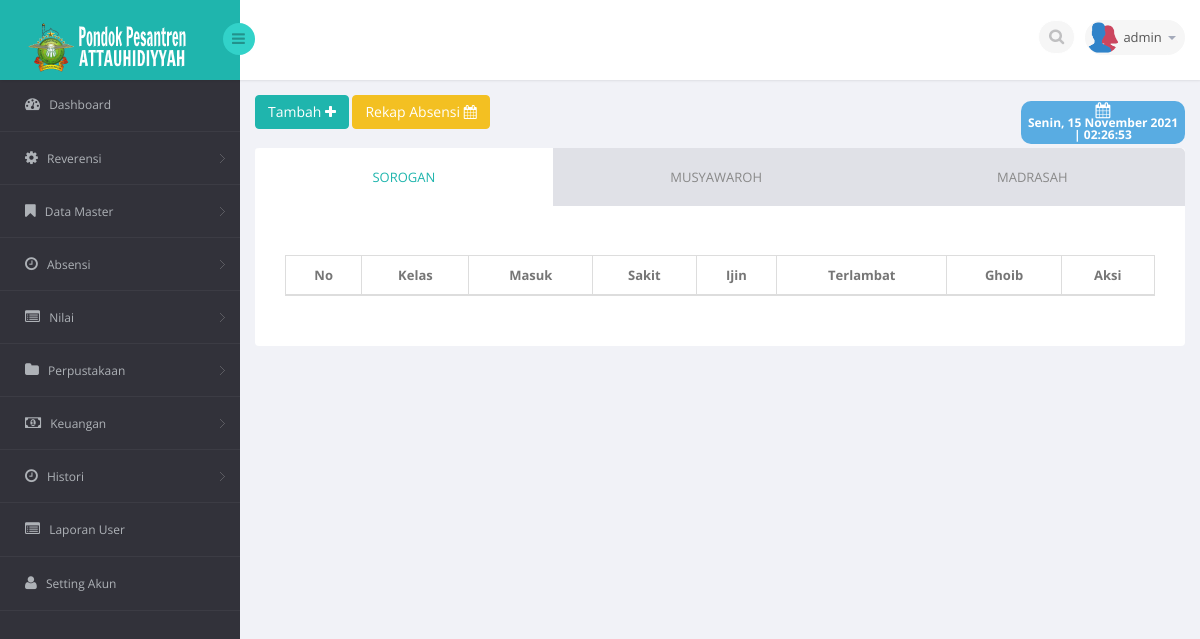
Page /med.php?mod=absensisiswa (signed in) on the committed database.
### tables this page shows
CREATE TABLE IF NOT EXISTS `user` (
`id` int(11) NOT NULL,
  `id_user` varchar(50) NOT NULL,
  `id_sekolah` int(11) NOT NULL,
  `nama` varchar(45) NOT NULL,
  `username` varchar(20) NOT NULL,
  `password` varchar(50) NOT NULL,
  `level` varchar(20) NOT NULL,
  `last_login` datetime NOT NULL,
  `akses_master` text NOT NULL
);

CREATE TABLE IF NOT EXISTS `jenisabsensi` (
`id` int(11) NOT NULL,
  `nama` varchar(100) NOT NULL,
  `urutan` tinyint(4) NOT NULL
);

CREATE TABLE IF NOT EXISTS `kehadiran` (
`id` int(11) NOT NULL,
  `kehadiran` varchar(50) NOT NULL,
  `urutan` tinytext NOT NULL
);

### session.php (called while the page is built, shortened)
<?php
	include"lib/conn.php";
	$level_check = $_SESSION['level'];
	$user_check = $_SESSION['login_user'];
	if ($level_check=='siswa') {
			$ses_sql=mysqli_query($conn,"select panggilan from siswa where nis = '$user_check'");
		$row = mysqli_fetch_assoc($ses_sql);
		$login_session = $row['panggilan'];
		if(!isset($login_session)){
			mysqli_close($conn);
			header('location: login.php');
		}
	}else{
		$ses_sql=mysqli_query($conn,"select *from user where username = '$user_check'");
		$row = mysqli_fetch_assoc($ses_sql);
		$login_session = $row['username'];
	}
?>

### mod/absensi/absensisiswa.php (the view, shortened to what this page needs)
<?php
	if(isset($_SESSION['absensisiswa']) AND $_SESSION['absensisiswa'] <> 'TRUE')
	{
		?>
		  <div class="alert alert-danger alert-dismissible" id="succsess-alert">
	        <button type="button" class="close" data-dismiss="alert" aria-hidden="true">&times;</button>
	        <h4><i class="icon fa fa-ban"></i> Alert!</h4>
	        Dilarang mengakses file ini.
	      </div>
		<?php
	}
	else{
	$linkaksi = 'med.php?mod=absensisiswa';
	if(isset($_GET['act']))
	{
		$act = $_GET['act'];
		$linkaksi .= '&act='.$act;
	}
	else
	{
		$act = '';
	}
	?>
	<?php
	switch ($act) {
			?>
			<?php
		default :
			?>
		        <div class="row">
		            <div class="clearfix">
					<div class="col-sm-12">
                        <?php if($_SESSION['level']=='admin'){?>
                        	<a href="med.php?mod=absensisiswa&act=form">
							<button class="btn btn-primary">
								Tambah <i class="fa fa-plus"></i>
							</button>
							</a>
							<a href="med.php?mod=absensisiswa&act=laporan">
							<button class="btn btn-warning">
								Rekap Absensi <i class="fa fa-calendar"></i>
							</button>
							</a>
						<?php }?>
						<a><span class="badge label-primary pull-right r-activity" id="dates"><i class="fa fa-calendar fa-lg"></i> <marquee width="170px" scrollamount="3"><span id="the-day">Hari, 00 Bulan 0000</span></marquee> | <span style="font-weight: bold;" id="the-time">00:00:00</span></a>
						<br>
						<br>
			            <section class="panel">
			                <header class="panel-heading tab-bg-dark-navy-blue ">
			                    <ul class="nav nav-tabs nav-justified">
			                    	<?php
				                        $sql_kelas = mysqli_query($conn,"SELECT * FROM jenisabsensi ORDER BY urutan ASC");
	                                    while($k = mysqli_fetch_assoc($sql_kelas))
	                                    {
	                                       ?>
					                        <li <?php if ($k['urutan']=='1'){ ?>
						                        class="active"
						                        <?php } ?> >
					                            <a data-toggle="tab" href="#<?php echo $k['nama'] ?>"><?php echo $k['nama'] ?></a>
					                        </li>
	                                       <?php
	                                    }
                                    ?>
			                    </ul>
			                </header>
			                <div class="panel-body">
			                    <div class="tab-content">
			                    	<?php
			                    		$a=1;
				                        $sql_kelas = mysqli_query($conn,"SELECT * FROM jenisabsensi ORDER BY urutan ASC");
	                                    while($k = mysqli_fetch_assoc($sql_kelas))
	                                    {
	                                       ?>
						                        <div id="<?php echo $k['nama'] ?>" class="tab-pane <?php if ($k['urutan']=='1'){ ?>
						                        active
						                        <?php } ?>" >
								                    <div class="panel-body">
								                        <div class="adv-table editable-table table-responsive">
								                            <div class="clearfix">
								                            </div>
								                            <table class="table table-striped table-hover table-bordered" id="example<?php echo $a?>">
								                                <thead>
								                                <tr>
																	<th class="text-center">No</th>
								                                    <th class="text-center">Kelas</th>
								                                    <?php
								                                    $qk = "SELECT * FROM kehadiran order by urutan asc";
																	$sqlk = mysqli_query($conn,$qk);
																	while ($kh = mysqli_fetch_assoc($sqlk)) {
																	?>
																	<th class="text-center"><?php echo $kh['kehadiran']?></th>
																	<?php
																	}
								                                    ?>
																	<?php if($_SESSION['level']=='admin' ){?>
								                                    <th class="text-center">Aksi</th>
																	<?php }?>
																</tr>
								                                </thead>
								                            </table>
								                        </div>
								                    </div>
						                        </div>
	                                       <?php
	                                     $a++;
	                                    }
                                    ?>
			                    </div>
			                </div>
			            </section>
			        </div>
		        </div>
			<?php
		break;
			?>
			<?php
	}
	}
?>

### med.php (shortened to what this page needs)
<?php
    include"session.php";
?>
<!DOCTYPE html>
<html lang="en">
<head>
    <link href="bs3/css/bootstrap.min.css" rel="stylesheet">
    <link href="css/bootstrap-reset.css" rel="stylesheet">
    <link href="font-awesome/css/font-awesome.css" rel="stylesheet" />
    <link rel="stylesheet" href="css/bootstrap-switch.css" />
    <link rel="stylesheet" type="text/css" href="js/bootstrap-fileupload/bootstrap-fileupload.css" />
    <link rel="stylesheet" type="text/css" href="js/bootstrap-wysihtml5/bootstrap-wysihtml5.css" />
    <link rel="stylesheet" type="text/css" href="js/bootstrap-datepicker/css/datepicker.css" />
    <link rel="stylesheet" type="text/css" href="js/bootstrap-colorpicker/css/colorpicker.css" />
    <link rel="stylesheet" type="text/css" href="js/bootstrap-daterangepicker/daterangepicker-bs3.css" />
    <link rel="stylesheet" type="text/css" href="js/bootstrap-datetimepicker/css/datetimepicker.css" />
    <link rel="stylesheet" type="text/css" href="js/jquery-multi-select/css/multi-select.css" />
    <link rel="stylesheet" type="text/css" href="js/jquery-tags-input/jquery.tagsinput.css" />
    <link rel="stylesheet" type="text/css" href="js/select2/select2.css" />
    <link href="js/jvector-map/jquery-jvectormap-1.2.2.css" rel="stylesheet">
    <link href="css/clndr.css" rel="stylesheet">
    <link href="js/css3clock/css/style.css" rel="stylesheet">
    <link rel="stylesheet" href="js/morris-chart/morris.css">
    <link href="js/advanced-datatable/css/demo_page.css" rel="stylesheet" />
    <link href="js/advanced-datatable/css/demo_table.css" rel="stylesheet" />
    <link rel="stylesheet" href="css/datatables/fixedHeader.bootstrap.min.css">
    <link rel="stylesheet" href="css/datatables/responsive.bootstrap.min.css">
    <link rel="stylesheet" href="css/datatables/buttons.dataTables.min.css">
    <link rel="stylesheet" href="css/jquery.steps.css?1">
    <link href="css/style.css" rel="stylesheet">
    <link href="css/style-responsive.css" rel="stylesheet" />
</head>
<body>
<section id="container" >
<header class="header fixed-top clearfix">
<div class="brand">
    <a href="med.php?mod=home" class="logo">
        <img class="img-responsive" src="images/logo.png" alt="">
    </a>
    <div class="sidebar-toggle-box">
        <div class="fa fa-bars"></div>
    </div>
</div>
<div class="top-nav clearfix">
    <ul class="nav pull-right top-menu">
        <li>
            <input type="text" class="form-control search" placeholder=" Search">
        </li>
        <li class="dropdown">
            <a data-toggle="dropdown" class="dropdown-toggle" href="#">
                <img alt="" src="images/users.png">
                <span class="username"><?php echo $login_session ?></span>
                <b class="caret"></b>
            </a>
        </li>
    </ul>
</div>
</header>
<aside class="position-fixed">
    <div id="sidebar" class="nav-collapse">
                    <div class="leftside-navigation">
            <ul class="sidebar-menu" id="nav-accordion">
                <li>
                    <a href="index.php">
                        <i class="fa fa-dashboard"></i>
                        <span>Dashboard</span>
                    </a>
                </li>
                <?php
                if ($_SESSION['level']=='perpustakaan') {
                ?>
                <li class="sub-menu">
                    <a href="javascript:;">
                        <i class="fa fa-folder"></i>
                        <span>Perpustakaan</span>
                    </a>
                    <ul class="sub">
                        <li><a href="med.php?mod=kategori_buku">Kategori Buku</a></li>
                        <li><a href="med.php?mod=sumber_buku">Sumber Buku</a></li>
                        <li><a href="med.php?mod=rak_buku">Rak Buku</a></li>
                        <li><a href="med.php?mod=buku">Buku</a></li>
                        <li><a href="med.php?mod=peminjaman">Data Peminjaman</a></li>
                        <li><a href="med.php?mod=pengembalian">Data Pengembalian</a></li>
                        <li><a href="med.php?mod=kas">Kas</a></li>
                    </ul>
                </li>
                <?php
                }elseif($_SESSION['level']=='admin' OR $_SESSION['level']=='superadmin'){
                ?>
                <li class="sub-menu">
                    <a href="javascript:;">
                        <i class="fa fa-cog"></i>
                        <span>Reverensi</span>
                    </a>
                </li>
                <li class="sub-menu">
                    <a href="javascript:;">
                        <i class="fa fa-bookmark"></i>
                        <span>Data Master</span>
                    </a>
                </li>
                <li class="sub-menu">
                    <a href="javascript:;">
                        <i class="fa fa-clock-o"></i>
                        <span>Absensi</span>
                    </a>
                </li>
                <li class="sub-menu">
                    <a href="javascript:;">
                        <i class="fa fa-list-alt"></i>
                        <span>Nilai</span>
                    </a>
                </li>
                <li class="sub-menu">
                    <a href="javascript:;">
                        <i class="fa fa-folder"></i>
                        <span>Perpustakaan</span>
                    </a>
                </li>
                <li class="sub-menu">
                    <a href="javascript:;">
                        <i class="fa fa-money"></i>
                        <span>Keuangan</span>
                    </a>
                </li>
                <li class="sub-menu">
                    <a href="javascript:;">
                        <i class="fa fa-clock-o"></i>
                        <span>Histori</span>
                    </a>
                </li>
                <li>
                    <a href="med.php?mod=laporan_user">
                        <i class="fa fa-list-alt"></i>
                        <span>Laporan User</span>
                    </a>
                </li>
                <li>
                    <a href="med.php?mod=userakun&act=admin">
                    <i class="fa fa-user"></i>
                        <span>Setting Akun</span>
                    </a>
                </li>
                <?php
                }
                ?>
            </ul>
        </div>
    </div>
</aside>
<section id="main-content">
    <section class="wrapper">
         <?php include"content.php"; ?>
    </section>
</section>
</section>
</body>
</html>

### rows in the picture
user: username "admin"
jenisabsensi: nama "SOROGAN"
jenisabsensi: nama "MUSYAWAROH"
jenisabsensi: nama "MADRASAH"
kehadiran: kehadiran "Masuk"
kehadiran: kehadiran "Sakit"
kehadiran: kehadiran "Ijin"
kehadiran: kehadiran "Terlambat"
kehadiran: kehadiran "Ghoib"
